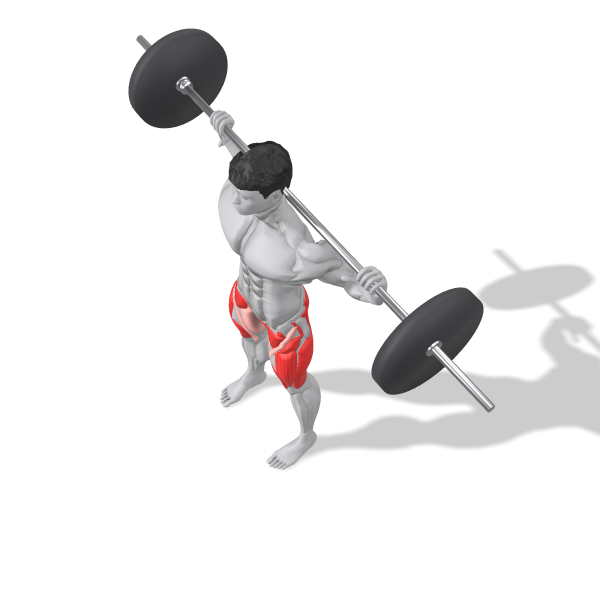
#> input picture scripts/exercicios3d/relatorios/agachamento_livre_com_barra/cima_000.png, 1200 x 1200 px (shown at 1/2 size)
$ python strip24.py ../../exercicios3d/relatorios/agachamento_livre_com_barra/cima_000.png out.png
#> lines starting #> are read from the running program, lines starting #| are printed output that depends on the picture
"""Filmstrip dos 24 frames (6x4, 300x200 cada): python3 strip24.py GIF SAIDA.png"""
import sys
from PIL import Image
im = Image.open(sys.argv[1]); n = im.n_frames
#> further down, im is the input picture: PIL image 1200x1200 RGB; mean R, G, B 238.3, 237.3, 237.5
#> after `n = im.n_frames`: n = 1
sheet = Image.new("RGB", (1800, 800), (13, 13, 13))
#> sheet: PIL image 1800x800 RGB; every value is 13
for i in range(min(n, 24)):
    im.seek(i); sheet.paste(im.convert("RGB").resize((300, 200)), ((i % 6) * 300, (i // 6) * 200))
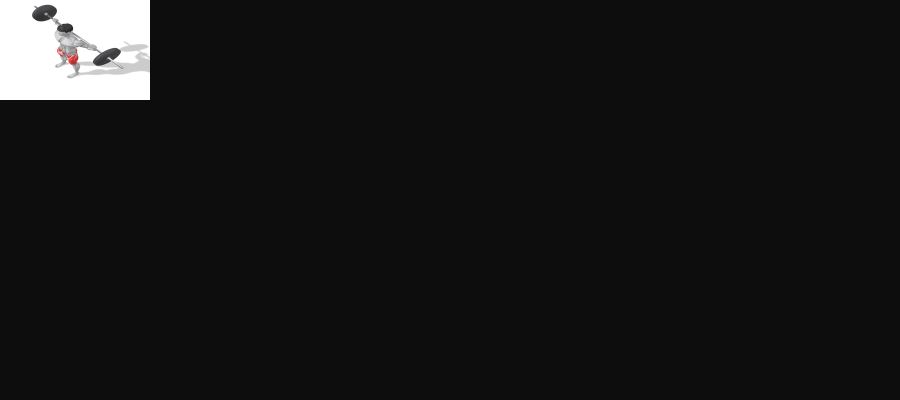
#> sheet: PIL image 1800x800 RGB (shown at 1/2 size); mean R, G, B 22.4, 22.3, 22.4
sheet.save(sys.argv[2]); print(sys.argv[2], n, "frames")
#| out.png 1 frames

$ run again, on scripts/exercicios3d/relatorios/agachamento_livre_com_barra/cima_100.png
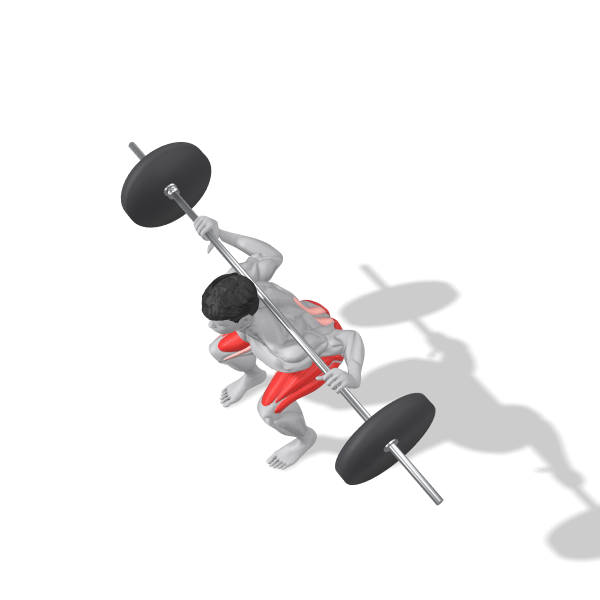
#> input picture scripts/exercicios3d/relatorios/agachamento_livre_com_barra/cima_100.png, 1200 x 1200 px (shown at 1/2 size)
#> im is the input picture: PIL image 1200x1200 RGB; mean R, G, B 241.6, 240.6, 240.7
#> n = 1
#> after the loop `for i in range(min(n, 24)):`:
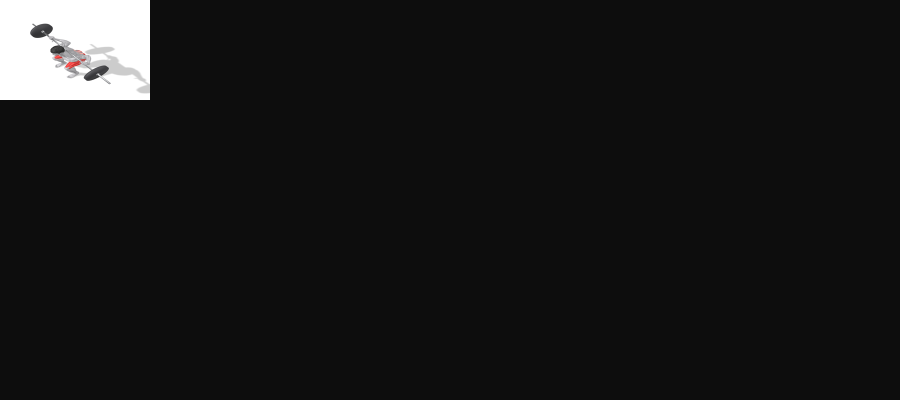
#> sheet: PIL image 1800x800 RGB (shown at 1/2 size); mean R, G, B 22.5, 22.5, 22.5
#| out.png 1 frames

$ run again, on scripts/exercicios3d/relatorios/agachamento_livre_com_barra/close_mao_dir_000.png
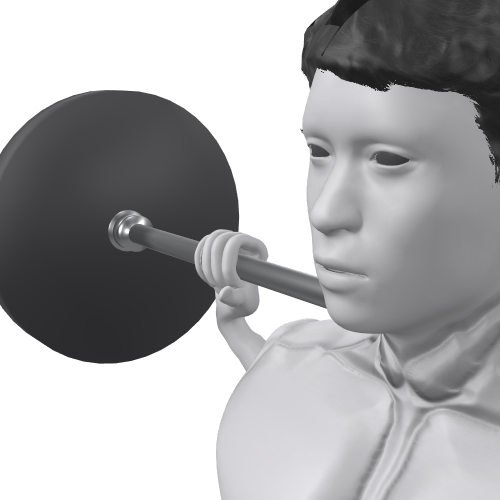
#> input picture scripts/exercicios3d/relatorios/agachamento_livre_com_barra/close_mao_dir_000.png, 1000 x 1000 px (shown at 1/2 size)
#> im is the input picture: PIL image 1000x1000 RGB; mean R, G, B 168.5, 168.2, 169.7
#> n = 1
#> after the loop `for i in range(min(n, 24)):`:
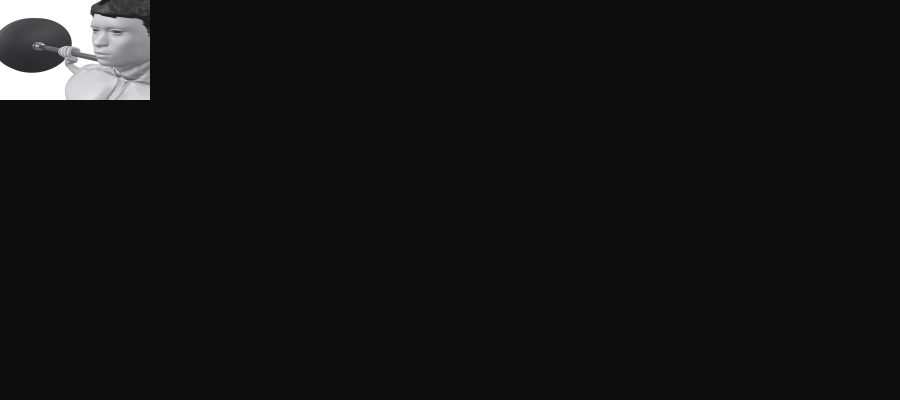
#> sheet: PIL image 1800x800 RGB (shown at 1/2 size); mean R, G, B 19.5, 19.5, 19.5
#| out.png 1 frames
